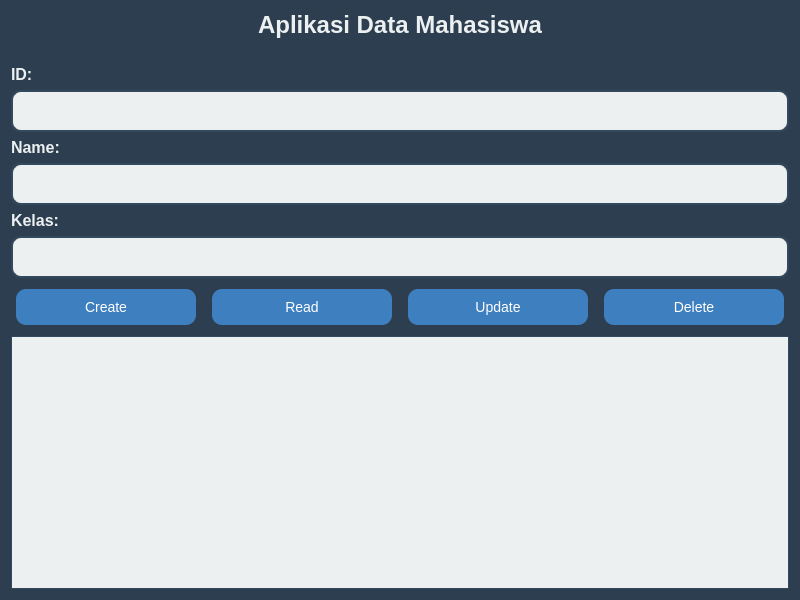
<?xml version="1.0" encoding="UTF-8"?>
<ui version="4.0">
 <class>MainWindow</class>
 <widget class="QWidget" name="MainWindow">
  <property name="geometry">
   <rect>
    <x>100</x>
    <y>100</y>
    <width>800</width>
    <height>600</height>
   </rect>
  </property>
  <property name="windowTitle">
   <string>Aplikasi Data Mahasiswa</string>
  </property>
  <property name="styleSheet">
   <string notr="true">QWidget { background-color: #2c3e50; font-family: Arial; } QLabel { font-weight: bold; font-size: 16px; color: #ecf0f1; } QLineEdit { border: 2px solid #34495e; border-radius: 10px; padding: 10px; font-size: 14px; background-color: #ecf0f1; color: #2c3e50; } QPushButton { background-color: #3e7fbf; border: none; border-radius: 10px; padding: 10px; color: white; font-size: 14px; margin: 5px; } QPushButton:hover { background-color: #2980b9; } QTableView { background-color: #ecf0f1; border: 1px solid #34495e; color: #2c3e50; } QHeaderView::section { background-color: #3e7fbf; color: white; padding: 5px; border: 1px solid #34495e; }</string>
  </property>
  <layout class="QVBoxLayout" name="verticalLayout">
   <item>
    <widget class="QLabel" name="header_label">
     <property name="text">
      <string>Aplikasi Data Mahasiswa</string>
     </property>
     <property name="alignment">
      <set>Qt::AlignCenter</set>
     </property>
     <property name="styleSheet">
      <string notr="true">font-size: 24px; margin-bottom: 20px;</string>
     </property>
    </widget>
   </item>
   <item>
    <layout class="QVBoxLayout" name="formLayout">
     <item>
      <widget class="QLabel" name="id_label">
       <property name="text">
        <string>ID:</string>
       </property>
      </widget>
     </item>
     <item>
      <widget class="QLineEdit" name="id_input"/>
     </item>
     <item>
      <widget class="QLabel" name="name_label">
       <property name="text">
        <string>Name:</string>
       </property>
      </widget>
     </item>
     <item>
      <widget class="QLineEdit" name="name_input"/>
     </item>
     <item>
      <widget class="QLabel" name="kelas_label">
       <property name="text">
        <string>Kelas:</string>
       </property>
      </widget>
     </item>
     <item>
      <widget class="QLineEdit" name="kelas_input"/>
     </item>
    </layout>
   </item>
   <item>
    <layout class="QHBoxLayout" name="buttonLayout">
     <item>
      <widget class="QPushButton" name="create_button">
       <property name="text">
        <string>Create</string>
       </property>
       <property name="icon">
        <iconset>
         <normaloff>icons/create.png</normaloff>icons/create.png</iconset>
       </property>
      </widget>
     </item>
     <item>
      <widget class="QPushButton" name="read_button">
       <property name="text">
        <string>Read</string>
       </property>
       <property name="icon">
        <iconset>
         <normaloff>icons/read.png</normaloff>icons/read.png</iconset>
       </property>
      </widget>
     </item>
     <item>
      <widget class="QPushButton" name="update_button">
       <property name="text">
        <string>Update</string>
       </property>
       <property name="icon">
        <iconset>
         <normaloff>icons/update.png</normaloff>icons/update.png</iconset>
       </property>
      </widget>
     </item>
     <item>
      <widget class="QPushButton" name="delete_button">
       <property name="text">
        <string>Delete</string>
       </property>
       <property name="icon">
        <iconset>
         <normaloff>icons/delete.png</normaloff>icons/delete.png</iconset>
       </property>
      </widget>
     </item>
    </layout>
   </item>
   <item>
    <widget class="QTableView" name="table_view"/>
   </item>
  </layout>
 </widget>
 <resources>
  <include location="icons.qrc"/>
 </resources>
 <connections/>
</ui>
